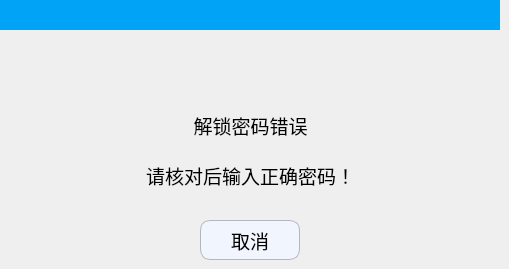
     <widget class="QWidget" name="page_7">
      <widget class="QPushButton" name="Btn_unlockCancel">
       <property name="geometry">
        <rect>
         <x>200</x>
         <y>220</y>
         <width>100</width>
         <height>40</height>
        </rect>
       </property>
       <property name="minimumSize">
        <size>
         <width>100</width>
         <height>40</height>
        </size>
       </property>
       <property name="maximumSize">
        <size>
         <width>100</width>
         <height>40</height>
        </size>
       </property>
       <property name="font">
        <font>
         <pointsize>14</pointsize>
        </font>
       </property>
       <property name="styleSheet">
        <string notr="true">QPushButton
{
    background-color:#F1F5FE;
    border-style:solid; /*边框风格*/
    border-width:1px;/*边框宽度*/
    border-color:#B4B6BC; /*边框颜色*/
    border-radius:10px; /*边框倒角*/
}
QPushButton:pressed
{
    border-style:outset; /*边框风格*/
    background-color:qlineargradient(x1: 0, y1: 0, x2: 0, y2: 1, stop:0 #00befa, stop: 1 #0160ea);/*背景色*/
    border-width:1px;/*边框宽度*/
    border-color:#0055ff; /*边框颜色*/
    border-radius:10px; /*边框倒角*/
}</string>
       </property>
       <property name="text">
        <string>取消</string>
       </property>
       <property name="icon">
        <iconset resource="../resource.qrc">
         <normaloff>:/main_images/cancel.png</normaloff>:/main_images/cancel.png</iconset>
       </property>
       <property name="iconSize">
        <size>
         <width>30</width>
         <height>30</height>
        </size>
       </property>
      </widget>
      <widget class="QLabel" name="label_alarm_3">
       <property name="geometry">
        <rect>
         <x>230</x>
         <y>50</y>
         <width>40</width>
         <height>40</height>
        </rect>
       </property>
       <property name="minimumSize">
        <size>
         <width>40</width>
         <height>40</height>
        </size>
       </property>
       <property name="maximumSize">
        <size>
         <width>40</width>
         <height>40</height>
        </size>
       </property>
       <property name="text">
        <string/>
       </property>
       <property name="pixmap">
        <pixmap resource="../resource.qrc">:/RunPage/runpage_images/alarm.png</pixmap>
       </property>
      </widget>
      <widget class="QLabel" name="label_63">
       <property name="geometry">
        <rect>
         <x>0</x>
         <y>0</y>
         <width>500</width>
         <height>30</height>
        </rect>
       </property>
       <property name="minimumSize">
        <size>
         <width>500</width>
         <height>30</height>
        </size>
       </property>
       <property name="maximumSize">
        <size>
         <width>500</width>
         <height>30</height>
        </size>
       </property>
       <property name="font">
        <font>
         <pointsize>16</pointsize>
        </font>
       </property>
       <property name="styleSheet">
        <string notr="true">QLabel{background-color:rgb(00,163,245);}</string>
       </property>
       <property name="text">
        <string/>
       </property>
       <property name="alignment">
        <set>Qt::AlignCenter</set>
       </property>
      </widget>
      <widget class="QLabel" name="label_64">
       <property name="geometry">
        <rect>
         <x>80</x>
         <y>110</y>
         <width>341</width>
         <height>31</height>
        </rect>
       </property>
       <property name="font">
        <font>
         <pointsize>14</pointsize>
        </font>
       </property>
       <property name="text">
        <string>解锁密码错误</string>
       </property>
       <property name="alignment">
        <set>Qt::AlignCenter</set>
       </property>
      </widget>
      <widget class="QLabel" name="label_65">
       <property name="geometry">
        <rect>
         <x>80</x>
         <y>160</y>
         <width>341</width>
         <height>31</height>
        </rect>
       </property>
       <property name="font">
        <font>
         <pointsize>14</pointsize>
        </font>
       </property>
       <property name="text">
        <string>请核对后输入正确密码！</string>
       </property>
       <property name="alignment">
        <set>Qt::AlignCenter</set>
       </property>
      </widget>
     </widget>
